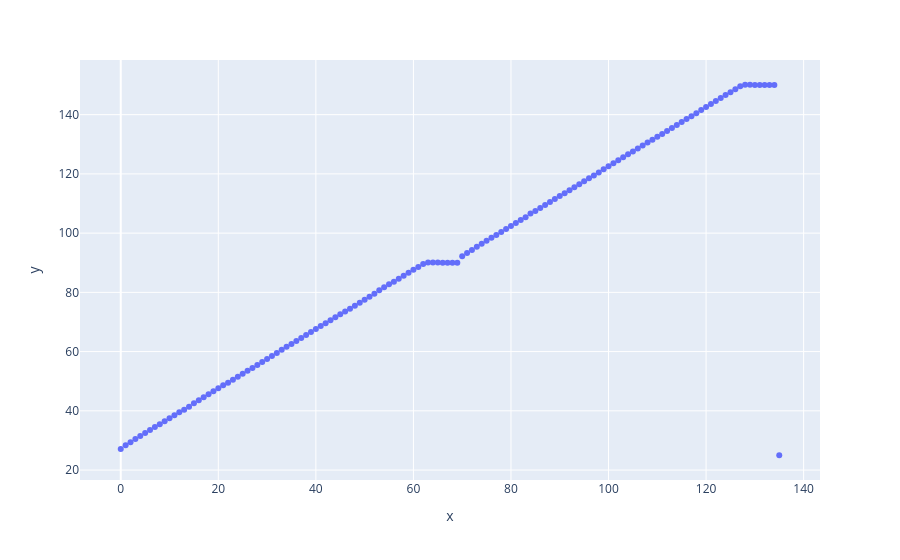

The cell this chart's notebook holds for it:
### Code cell
px.scatter(x=range(len(T)), y = T)

### Figure 1 — Plotly figure (JSON) as saved in the notebook; plotly's stock layout.template omitted (floating-point values rounded to 4 significant figures; data arrays with more than 128 entries replaced by an {"elided": "..."} marker saying what was removed)
{"data": [{"hovertemplate": "x=%{x}<br>y=%{y}<extra></extra>", "legendgroup": "", "marker": {"color": "#636efa", "symbol": "circle"}, "mode": "markers", "name": "", "orientation": "v", "showlegend": false, "type": "scatter", "x": {"elided": "136 int values"}, "xaxis": "x", "y": {"elided": "136 float values"}, "yaxis": "y"}], "layout": {"legend": {"tracegroupgap": 0}, "margin": {"t": 60}, "xaxis": {"anchor": "y", "domain": [0, 1], "title": {"text": "x"}}, "yaxis": {"anchor": "x", "domain": [0, 1], "title": {"text": "y"}}}}
